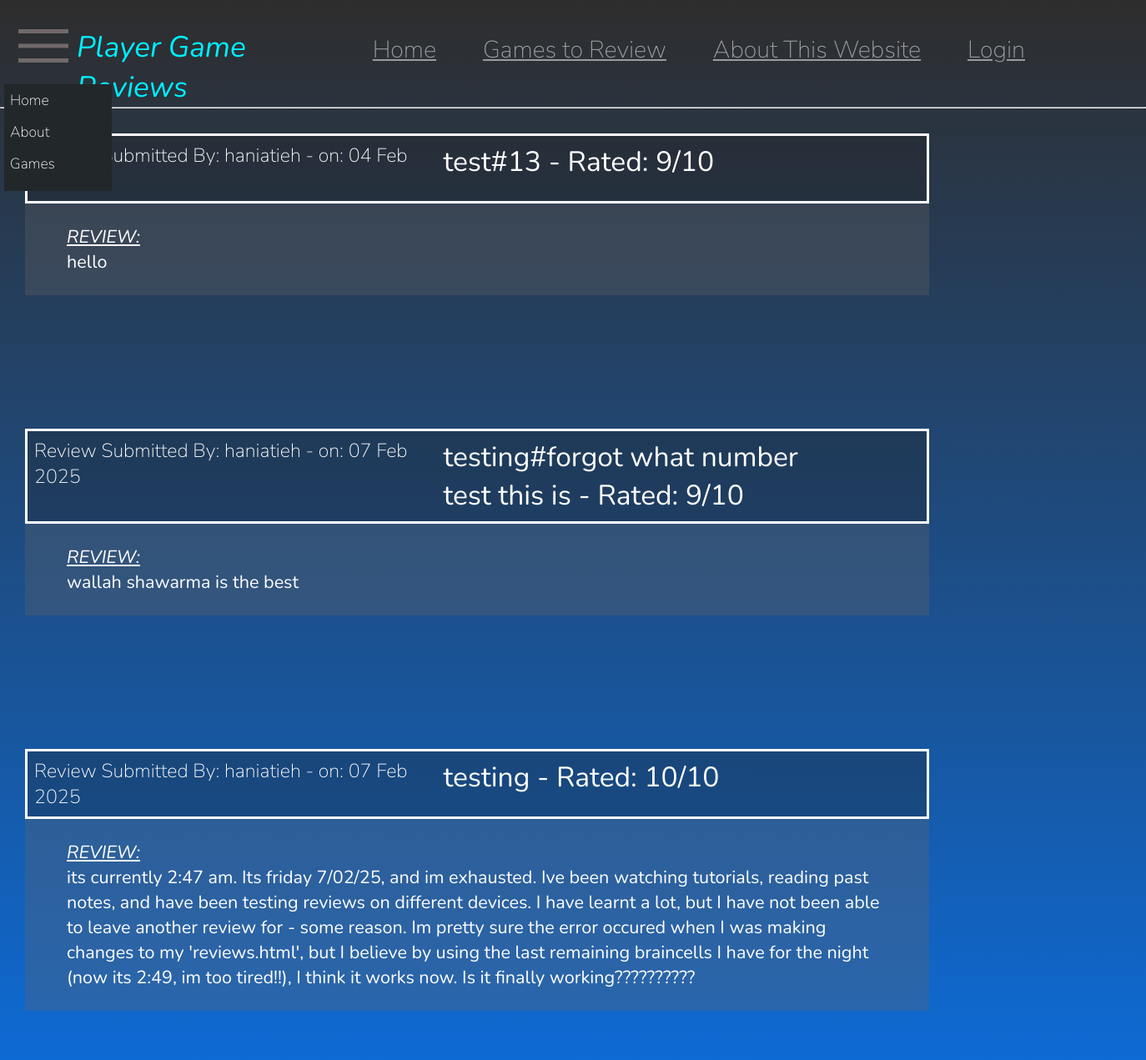
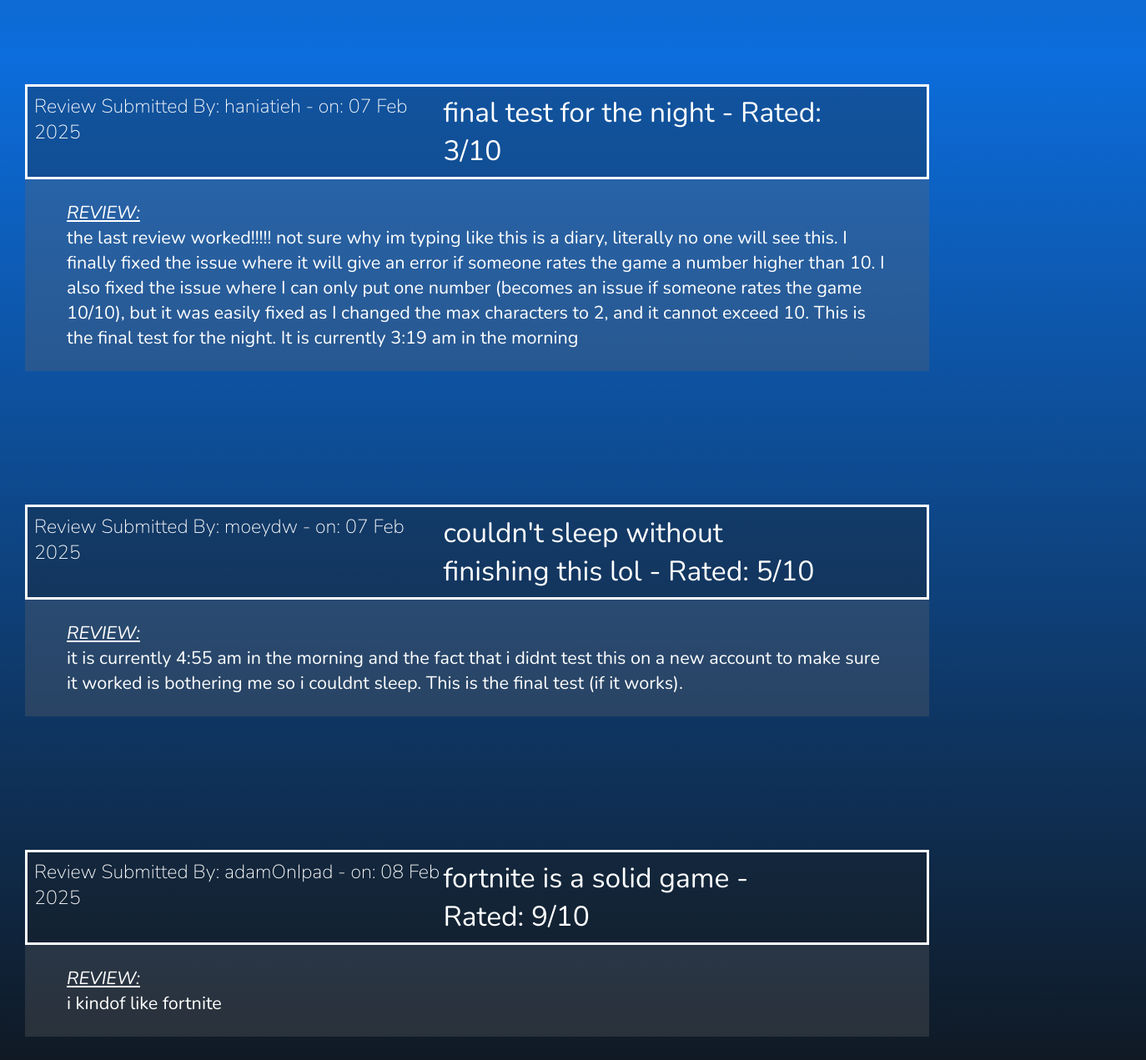
The app's page /reviews with its own data (2 pictures, top to bottom).
### WEBSITE/models.py (models this page shows)
class Review(db.Model):
    id = db.Column(db.Integer, primary_key=True)
    text = db.Column(db.String(2000))
    score = db.Column(db.Integer)
    game = db.Column(db.String(1000))
    user_name = db.Column(db.String(150))
    user_id = db.Column(db.Integer)
    date = db.Column(db.String(2000))
    title = db.Column(db.String(50))

### WEBSITE/views.py (the view)
@views.route('/reviews', methods=['GET', 'POST'])
def view_reviews():
    row = 0
    reviews = db.session.query(Review).all()
    review_count = len(reviews)
    print(review_count)
    return render_template("reviews.html", page_title = "View All Reviews", user=current_user,
                           reviews=reviews, row=row, review_count=review_count
                           )

### WEBSITE/templates/reviews.html (shortened to what this page needs)
{% extends "base.html" %}
{% block CSS %}<link rel="stylesheet" type="text/css" href="{{ url_for('static', filename='CSS/reviews.css') }}">{% endblock %}
{% block main %}
<main>
    <ul>
        <hr>
        {% set ns = namespace(row=0) %}
        {% for review in reviews %}
            {% if row < row + 1 %}
                <div class="REVIEW-BOX">
                    <div class="INFO">
                        <div class="USERNAME">Review Submitted By: {{ reviews[ns.row].user_name }} - on: {{ reviews[ns.row].date }}</div>
                        <div class="TITLE">{{ reviews[ns.row].title }} - Rated: {{ reviews[ns.row].score }}/10</div>
                    </div>
                    <div class="REVIEW-AREA">
                        <p2><ul><u><i>REVIEW:</i></u></ul></p2>
                        {{ reviews[ns.row].text  }}
                    </div>
                </div>
                {% set ns.row = ns.row + 1 %}
                {% if row >= review_count: %}
                    {% set ns.row = review_count - 1 %}
                {% endif%}
            {% endif %}
        {% endfor %}
    </ul>
</main>
{% endblock %}

### WEBSITE/templates/base.html (shortened to what this page needs)
<!DOCTYPE html>
<html>
<head>
    {% block CSS %}{% endblock %}
    <link rel="stylesheet" type="text/css" href="{{ url_for('static', filename='CSS/base.css') }}">
    <link rel="stylesheet" href="https://cdnjs.cloudflare.com/ajax/libs/font-awesome/4.7.0/css/font-awesome.min.css">
    <link rel="stylesheet" href="https://pyscript.net/releases/2024.11.1/core.css">
</head>
<body>
    <section class="TOP">
        <div class="DD-TITLE">
            <div class="DROPDOWN">
                <div class="DROP-BTN">
                    <button class="material-symbols-outlined">
                        <span class="MENU">menu</span>
                    </button>
                </div>
                <div class="DROP-CONTENT">
                    <a href="/">Home</a>
                    <a href="/about">About</a>
                    <a href="/games to review">Games</a>
                </div>
            </div>
            <header>
                <h1><i>Player Game Reviews</i></h1>
            </header>
        </div>
        <nav>
            <a href="/">Home</a>
            <a href="/games to review">Games to Review</a>
            <a href="/about">About This Website</a>
            {% if user.is_authenticated %}
                <a href="/login">Logged in as: {{user.username}}</a>
            {% else %}
                <a href="/login">Login</a>
            {% endif %}
        </nav>
    </section>
    <main>
        {% block main %}MAIN{% endblock %}
    </main>
</body>
</html>

### WEBSITE/static/CSS/reviews.css (style rules this page uses)
.REVIEW-BOX { margin: 30px; margin-bottom: 160px; }
.INFO { display: flex; border-style: solid; padding: 8px; margin-right: 17.5%; background-color: rgba(32, 30, 30, 0.301); }
.USERNAME { flex: 1.25; text-align: left; font-size: 145%; font-weight: 647% ; }
.TITLE { font: Arial; flex: 1.2; text-align: left; margin-right: 9.5%; font-size: 210%; font-weight:400; }
.REVIEW-AREA { flex: 1; padding: 15px; background-color: rgba(104, 100, 100, 0.301); padding: 25px; padding-left: 50px; padding-right: 50px; text-align: left; margin-right: 17.5%; font-size: 135%; font-weight: 400; }

### WEBSITE/static/CSS/base.css (style rules this page uses)
* { margin:0; padding:0; box-sizing: border-box; }
html { min-height:max-content; min-width: fit-content; height:100px; width: 100%; font-weight: 200 }
body { background: linear-gradient(#2e2d2d, #0c6ddc, #101010); font-family: "Nunito", serif; min-height: 100vh; display:flex; flex-direction: column; width: 100%; }
.TOP { min-width:max-content; size: auto; display: flex; margin-top: auto 0; padding: 0px; color: rgb(0, 238, 255); font-weight: 200 }
.DD-TITLE { display: flex; flex: 0.9; }
header { text-align: left; background: none; font-size: 23.5px; user-select: none; flex:1; }
header h1 { margin-top: 32px; font-weight:400 }
.DROPDOWN { user-select: none; position: relative; display:inline-block; width: fit-content; flex:0.3; }
.DROP-BTN { margin-left: 12px; margin-top: 15px; }
.DROP-CONTENT { display: none; z-index: 1; position: absolute; min-width: 140%; background-color: rgb(34, 39, 42); margin-left:5px; min-height:100%; font-size:110%; }
.DROP-CONTENT a { color: rgb(255, 255, 255); display: block; text-decoration: none; cursor:pointer; padding:7px; }
.MENU { font-size: 80px; }
.material-symbols-outlined { background: none; color: rgba(0, 238, 255); border: none; cursor:pointer; }
nav { min-width: max-content; font-size: 24px; font-weight: arial; flex: 2.5; padding-top: 40px; user-select: none; margin-right: 95px; text-align: right; }
nav a { margin-right: 50px; height: 100%; width: 100%; color: rgba(245,245,245,0.55); cursor: pointer; font-size:120%; }
main { margin-top: auto 1; height:fit-content; color:rgb(255, 255, 255); min-height: 788px; }

### records on screen
Review: user_name "haniatieh", date "04 Feb…", title "test#13", score "9", text "hello"
Review: user_name "haniatieh", date "07 Feb 2025", title "testing#forgot what number test this is", score "9", text "wallah shawarma is the best"
Review: user_name "haniatieh", date "07 Feb 2025", title "testing", score "10", text "its currently 2:47 am. Its friday 7/02/25, and im exhausted. Ive been watching tutorials, reading past notes, and have been testing reviews on different devices. I have learnt a lot, but I have not been able to leave another review for - some reason. Im pretty sure the error occured when I was making changes to my 'reviews.html', but I believe by using the last remaining braincells I have for the night (now its 2:49, im too tired!!), I think it works now. Is it finally working??????????"
Review: user_name "haniatieh", date "07 Feb 2025", title "final test for the night", score "3", text "the last review worked!!!!! not sure why im typing like this is a diary, literally no one will see this. I finally fixed the issue where it will give an error if someone rates the game a number higher than 10. I also fixed the issue where I can only put one number (becomes an issue if someone rates the game 10/10), but it was easily fixed as I changed the max characters to 2, and it cannot exceed 10. This is the final test for the night. It is currently 3:19 am in the morning"
Review: user_name "moeydw", date "07 Feb 2025", title "couldn't sleep without finishing this lol", score "5", text "it is currently 4:55 am in the morning and the fact that i didnt test this on a new account to make sure it worked is bothering me so i couldnt sleep. This is the final test (if it works)."
Review: user_name "adamOnIpad", date "08 Feb 2025", title "fortnite is a solid game", score "9", text "i kindof like fortnite"
